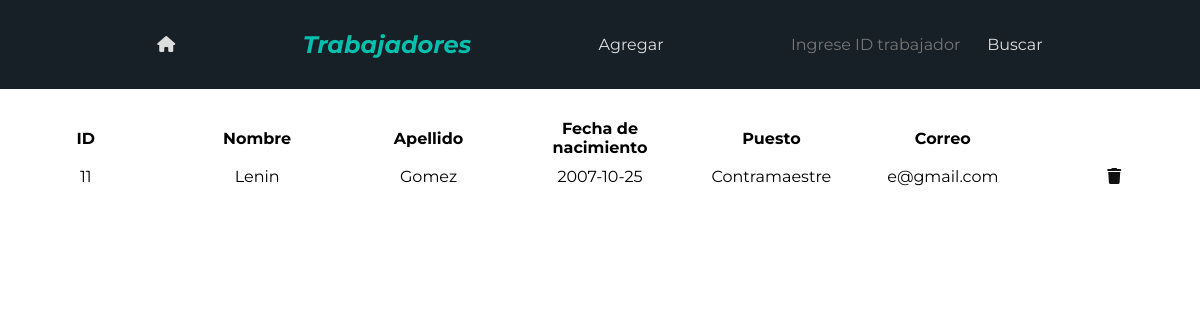
Before: /views/trabajador.php with the older database file.
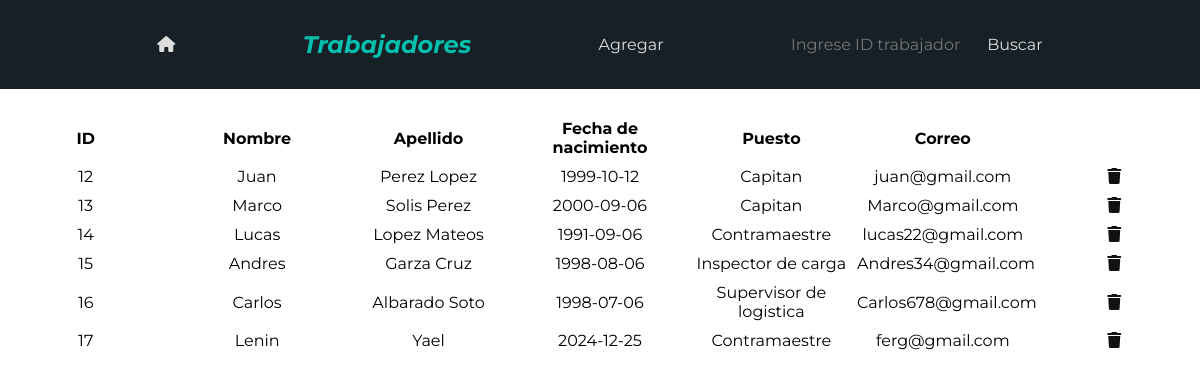
After: the same page with the newer database file.
### tables this page shows
CREATE TABLE `trabajador` (
  `id_trabajador` int(11) NOT NULL,
  `nombre_trabajador` varchar(20) DEFAULT NULL,
  `apellido_trabajador` varchar(30) DEFAULT NULL,
  `puesto_trabajador` varchar(30) DEFAULT NULL,
  `fecha_nacimiento_trabajador` date DEFAULT NULL,
  `telefono_trabajador` varchar(14) DEFAULT NULL,
  `correo_trabajador` varchar(60) DEFAULT NULL,
  `contrasena_trabajador` varchar(10) DEFAULT NULL
);

### views/trabajador.php (the view, shortened to what this page needs)
<?php
$con = connection();
$sql1 = "SELECT * FROM trabajador".(isset($_GET["id"]) ? " WHERE id_trabajador={$_GET["id"]}":"");
$trabajador = $con->query($sql1);
?>
<!DOCTYPE html>
<html lang="es">
<head>
    <link rel="stylesheet" href="../css/styles.css">
</head>
<body>
    <header class="header header--text-white header--color-blue header--title-blue">
        <a href="index.php"><i class="fa-solid fa-house"></i></a>
        <h2>Trabajadores</h2>
        <ul>
            <li><a href="agregar_trabajador.php">Agregar</a></li>
        </ul>
        <form action="../php/trabajador/buscar_trabajador.php" method="POST">
            <input id="id_buscar_trabajador" name="id_buscar_trabajador" type="number" placeholder="Ingrese ID trabajador">
            <input value="Buscar" type="submit">
        </form>
    </header>
    <table class="table">
        <thead>
            <th>ID</th>
            <th>Nombre</th>
            <th>Apellido</th>
            <th>Fecha de nacimiento</th>
            <th>Puesto</th>
            <th>Correo</th>
        </thead>
        <tbody>
        <?php
            while($fila = $trabajador->fetch_assoc()){
                echo "
                <tr>
                    <td>{$fila["id_trabajador"]}</td>
                    <td>{$fila["nombre_trabajador"]}</td>
                    <td>{$fila["apellido_trabajador"]}</td>
                    <td>{$fila["fecha_nacimiento_trabajador"]}</td>
                    <td>{$fila["puesto_trabajador"]}</td>
                    <td>{$fila["correo_trabajador"]}</td>
                    <td><a href='eliminar_trabajador.php?id={$fila["id_trabajador"]}'><i class='fa-solid fa-trash'></i></a></td>
                </tr>
                ";
            }
        ?>
        </tbody>
    </table>
</body>
</html>

Changed rows visible on the page:
removed trabajador: id_trabajador "11", nombre_trabajador "Lenin", apellido_trabajador "Gomez", fecha_nacimiento_trabajador "2007-10-25", puesto_trabajador "Contramaestre", correo_trabajador "e@gmail.com"
added trabajador: id_trabajador "12", nombre_trabajador "Juan", apellido_trabajador "Perez Lopez", fecha_nacimiento_trabajador "1999-10-12", puesto_trabajador "Capitan", correo_trabajador "juan@gmail.com"
added trabajador: id_trabajador "13", nombre_trabajador "Marco", apellido_trabajador "Solis Perez", fecha_nacimiento_trabajador "2000-09-06", puesto_trabajador "Capitan", correo_trabajador "Marco@gmail.com"
added trabajador: id_trabajador "14", nombre_trabajador "Lucas", apellido_trabajador "Lopez Mateos", fecha_nacimiento_trabajador "1991-09-06", puesto_trabajador "Contramaestre", correo_trabajador "lucas22@gmail.com"
added trabajador: id_trabajador "15", nombre_trabajador "Andres", apellido_trabajador "Garza Cruz", fecha_nacimiento_trabajador "1998-08-06", puesto_trabajador "Inspector de carga", correo_trabajador "Andres34@gmail.com"
added trabajador: id_trabajador "16", nombre_trabajador "Carlos", apellido_trabajador "Albarado Soto", fecha_nacimiento_trabajador "1998-07-06", puesto_trabajador "Supervisor de logistica", correo_trabajador "Carlos678@gmail.com"
added trabajador: id_trabajador "17", nombre_trabajador "Lenin", apellido_trabajador "Yael", fecha_nacimiento_trabajador "2024-12-25", puesto_trabajador "Contramaestre", correo_trabajador "ferg@gmail.com"
